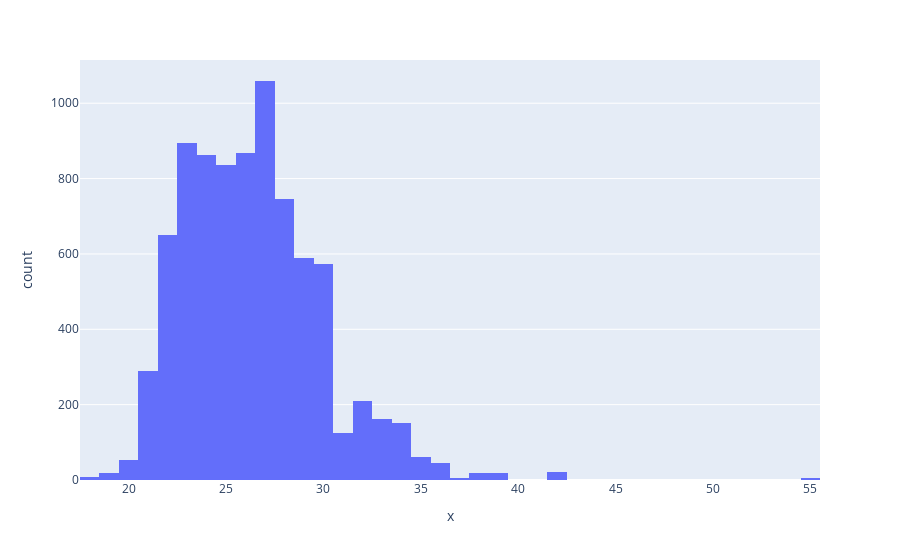

Notebook source saved alongside this figure:
### Code cell
fig = px.histogram(df, x = age_clean)
fig.show()

### Figure 1 — Plotly figure (JSON) as saved in the notebook; plotly's stock layout.template omitted (floating-point values rounded to 4 significant figures; data arrays with more than 128 entries replaced by an {"elided": "..."} marker saying what was removed)
{"data": [{"alignmentgroup": "True", "bingroup": "x", "hovertemplate": "x=%{x}<br>count=%{y}<extra></extra>", "legendgroup": "", "marker": {"color": "#636efa", "pattern": {"shape": ""}}, "name": "", "offsetgroup": "", "orientation": "v", "showlegend": false, "type": "histogram", "x": {"elided": "8274 int values"}, "xaxis": "x", "yaxis": "y"}], "layout": {"barmode": "relative", "legend": {"tracegroupgap": 0}, "margin": {"t": 60}, "xaxis": {"anchor": "y", "domain": [0, 1], "title": {"text": "x"}}, "yaxis": {"anchor": "x", "domain": [0, 1], "title": {"text": "count"}}}}
